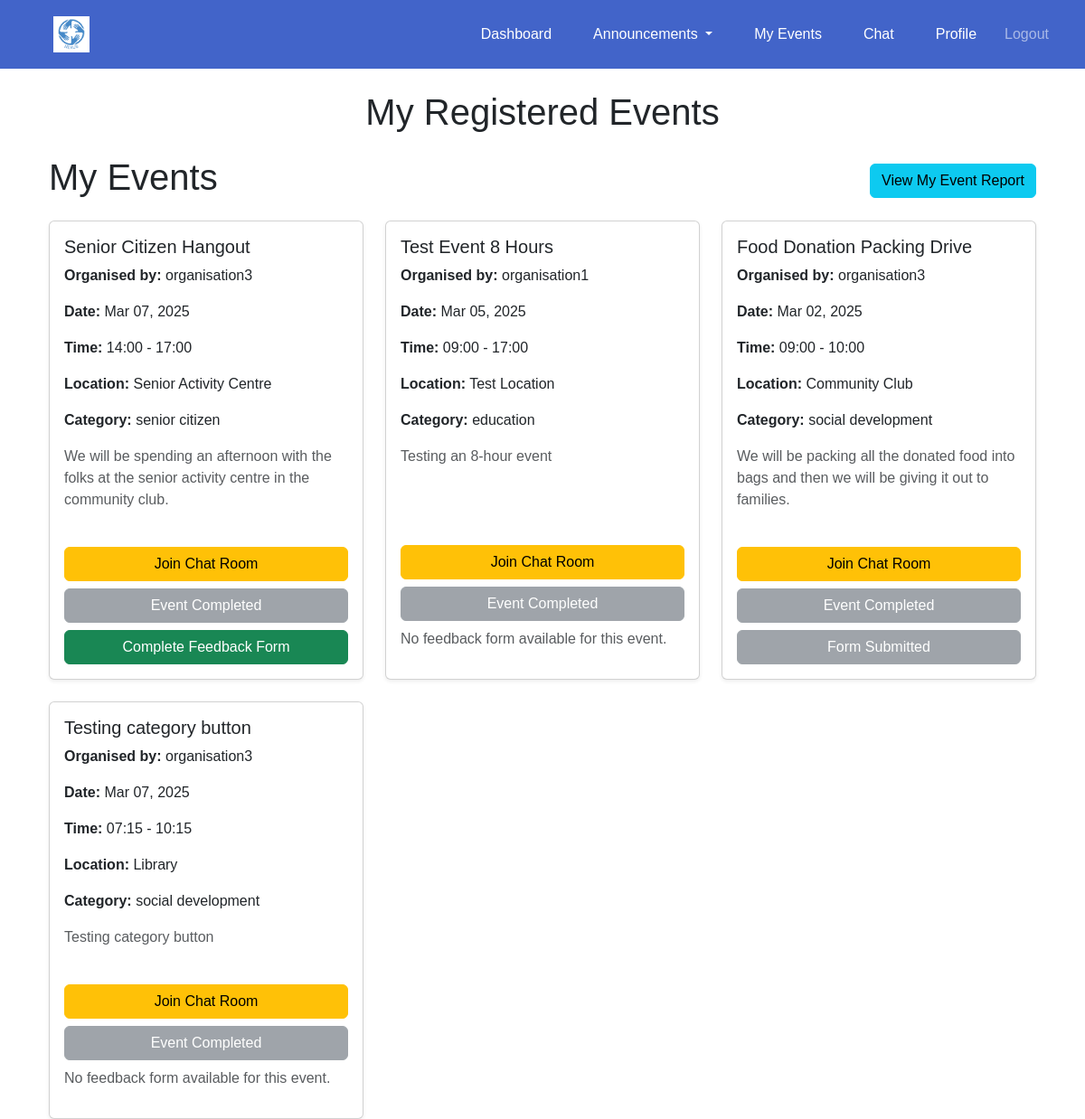
/events/my-events/ (signed in), run on the app's committed database.
### events/models.py (models this page shows, shortened)
class VolunteerEvent(models.Model):
    STATUS_CHOICES = [
        ('Registered', 'Registered'),
        ('Waiting List', 'Waiting List'),
    ]
    event = models.ForeignKey(Event, on_delete=models.CASCADE, related_name="registered_volunteers")
    volunteer = models.ForeignKey(settings.AUTH_USER_MODEL, on_delete=models.CASCADE, related_name="registered_events")
    registered_at = models.DateTimeField(auto_now_add=True)
    status = models.CharField(max_length=20, choices=STATUS_CHOICES, default='Registered')
    class Meta:
        unique_together = ('event', 'volunteer')  # Prevent duplicate registrations

class Event(models.Model):
    CATEGORY_CHOICES = [
        ('education', 'Education'),
        ('social development', 'Social Development'),
        ('senior citizen', 'Senior Citizen'),
    ]
    organisation = models.ForeignKey(settings.AUTH_USER_MODEL, on_delete=models.CASCADE)
    name = models.CharField(max_length=255)
    description = models.TextField()
    date = models.DateTimeField()
    start_time = models.TimeField(default=time(9, 0))  # Default: 09:00 AM
    end_time = models.TimeField(default=time(17, 0))  # Default: 05:00 PM
    location = models.CharField(max_length=255)
    volunteers_needed = models.PositiveIntegerField()
    roles_responsibilities = models.TextField()
    category = models.CharField(max_length=50, choices=CATEGORY_CHOICES, blank=False, default='Education')

### accounts/models.py (models this page shows, shortened)
class CustomUser(AbstractUser):
    USER_TYPE_CHOICES = [
        ('volunteer', 'Volunteer'),
        ('organisation', 'Organisation'),
    ]
    user_type = models.CharField(max_length=20, choices=USER_TYPE_CHOICES)
    contact_number = models.CharField(max_length=10, blank= True, null=True)
    full_name = models.CharField(max_length=255, blank=True, null=True)
    personnel_name = models.CharField(max_length=255, blank=True, null=True)
    profile_picture = models.ImageField(upload_to='profile_pics/', blank=True, null=True)

### events/views.py (the view)
# urls.py: path('my-events/', views.volunteer_events, name='volunteer_events'),
@login_required
def volunteer_events(request):
    registered_events = VolunteerEvent.objects.filter(volunteer=request.user)
    for registration in registered_events:
        feedback_form = getattr(registration.event, "feedback_form", None)
        if feedback_form:
            feedback_exists = FeedbackResponse.objects.filter(
                feedback_form=feedback_form,
                volunteer=request.user
            ).exists()
            registration.has_submitted_feedback = feedback_exists
        else:
            registration.has_submitted_feedback = None
    return render(request, 'events/volunteer_events.html', {
        'registered_events': registered_events,
    })

### events/templates/events/volunteer_events.html (shortened to what this page needs)
{% extends 'base.html' %}
{% block content %}
<div class="container mt-4">
    <h1 class="text-center mb-4">My Registered Events</h1>
    <div class="d-flex justify-content-between align-items-center mb-3">
        <h1>My Events</h1>
        <a href="{% url 'accounts:volunteer_event_report' %}" class="btn btn-info">
             View My Event Report
        </a>
    </div>
    {% if registered_events %}
        <div class="row g-4">
            {% for registration in registered_events %}
                <div class="col-md-6 col-lg-4">
                    <div class="card shadow-sm mb-4 h-100">
                        <div class="card-body d-flex flex-column">
                            <h5 class="card-title">{{ registration.event.name }}</h5>
                            <p><strong>Organised by:</strong> {{ registration.event.organisation.username }}</p>
                            <p><strong>Date:</strong> {{ registration.event.date|date:"M d, Y" }}</p>
                            <p><strong>Time:</strong> {{ registration.event.start_time|time:"H:i" }} - {{ registration.event.end_time|time:"H:i" }}</p>
                            <p><strong>Location:</strong> {{ registration.event.location }}</p>
                            <p><strong>Category:</strong> {{ registration.event.category }}</p>
                            <p class="text-muted flex-grow-1">{{ registration.event.description }}</p>
                            <div class="d-grid gap-2 mt-auto">
                                <a href="{% url 'chat:chat_room' registration.event.id %}" class="btn btn-warning w-100">
                                     Join Chat Room
                                </a>
                                {% if registration.event.date >= today %}
                                    <form action="{% url 'events:cancel_registration' registration.event.id %}" method="post">
                                        {% csrf_token %}
                                        <button type="submit" class="btn btn-danger w-100">
                                            <i class="fas fa-times"></i> Cancel Registration
                                        </button>
                                    </form>
                                {% else %}
                                    <button class="btn btn-secondary w-100" disabled>
                                        Event Completed
                                    </button>
                                {% endif %}
                                {% if registration.event.feedback_form %}
                                    {% if registration.event.feedback_form.published %}
                                        {% if registration.has_submitted_feedback %}
                                            <button class="btn btn-secondary w-100" disabled>
                                                 Form Submitted
                                            </button>
                                        {% else %}
                                            <a href="{% url 'events:complete_feedback' registration.event.id %}" class="btn btn-success w-100">
                                                 Complete Feedback Form
                                            </a>
                                        {% endif %}
                                    {% else %}
                                        <p class="text-danger"><strong>The feedback form has not been published yet.</strong></p>
                                    {% endif %}
                                {% else %}
                                    <p class="text-muted">No feedback form available for this event.</p>
                                {% endif %}
                            </div>
                        </div>
                    </div>
                </div>
            {% endfor %}
        </div>
    {% else %}
        <div class="alert alert-info text-center">
            <p>You haven't registered for any events yet.</p>
        </div>
    {% endif %}
</div>
{% endblock %}

### templates/base.html (style rules this page uses)
body { margin: 0; font-family: Arial, sans-serif; }

### data on the page
VolunteerEvent: event.name "Senior Citizen Hangout", event.organisation.username "organisation3", event "Mar 07, 2025", event.start_time "14:00", event.end_time "17:00", event.location "Senior Activity Centre", event.category "senior citizen", event.description "We will be spending an afternoon with the folks at the senior activity centre in the community club.", shows "Event Completed", shows "Complete Feedback Form"
VolunteerEvent: event.name "Test Event 8 Hours", event.organisation.username "organisation1", event "Mar 05, 2025", event.start_time "09:00", event.end_time "17:00", event.location "Test Location", event.category "education", event.description "Testing an 8-hour event", shows "Event Completed", shows "No feedback form available for this event."
VolunteerEvent: event.name "Food Donation Packing Drive", event.organisation.username "organisation3", event "Mar 02, 2025", event.start_time "09:00", event.end_time "10:00", event.location "Community Club", event.category "social development", event.description "We will be packing all the donated food into bags and then we will be giving it out to families.", shows "Event Completed", shows "Form Submitted"
VolunteerEvent: event.name "Testing category button", event.organisation.username "organisation3", event "Mar 07, 2025", event.start_time "07:15", event.end_time "10:15", event.location "Library", event.category "social development", event.description "Testing category button", shows "Event Completed", shows "No feedback form available for this event."
